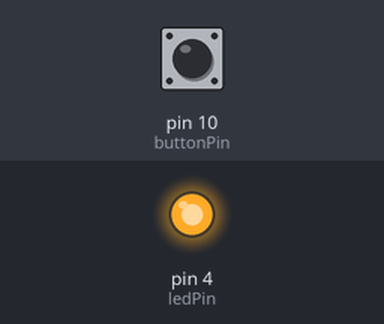
Simulated run of this sketch. Board: Arduino Uno, built with avr-gcc and run on an emulated ATmega328P. Parts: output pins drawn as LEDs (lit = HIGH). Inputs (shaded band) come from the test bench; at power-on: pin 10 (buttonPin) LOW.

Above: at 1.2 s.
1.3 s: pin 10 (buttonPin) pulled HIGH for 0.15 s
At 1.42 s:
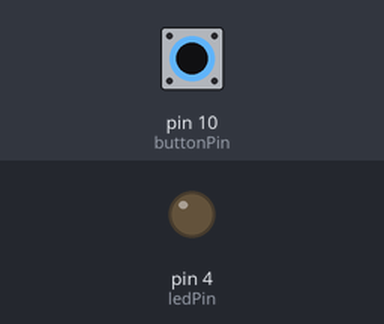
2.9 s: pin 10 (buttonPin) pulled HIGH for 3.2 s
At 7.2 s:
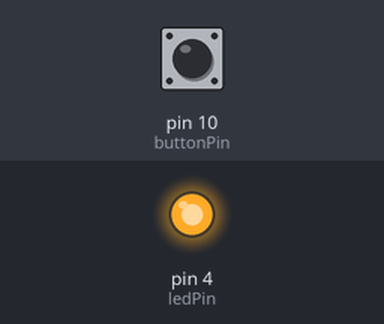
Timing chart, 0 to 8.7 s (numbered marks = the images above; inputs shaded):
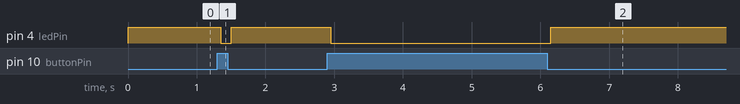

The sketch:

buttonHoldForLightReverse.ino
```cpp
/*
 * Inspired by
  Debounce
  Example code
*/

// constants won't change. They're used here to set pin numbers:
const int buttonPin = 10;    // the number of the pushbutton pin
const int ledPin = 4;      // the number of the LED pin

// Variables will change:
int ledState = HIGH;         // the current state of the output pin
int buttonState;             // the current reading from the input pin
int lastButtonState = LOW;   // the previous reading from the input pin

// the following variables are unsigned longs because the time, measured in
// milliseconds, will quickly become a bigger number than can be stored in an int.
unsigned long lastDebounceTime = 0;  // the last time the output pin was toggled
unsigned long debounceDelay = 50;    // the debounce time; increase if the output flickers

void setup() {
  pinMode(buttonPin, INPUT);
  pinMode(ledPin, OUTPUT);

  // set initial LED state
  digitalWrite(ledPin, ledState);
}

void loop() {
  // read the state of the switch into a local variable:
  int reading = digitalRead(buttonPin);

  // check to see if you just pressed the button

  // If the switch changed, due to noise or pressing:
  if (reading != lastButtonState) {
    // reset the debouncing timer
    lastDebounceTime = millis();
  }

  if ((millis() - lastDebounceTime) > debounceDelay) {
    // whatever the reading is at, it's been there for longer than the debounce
    // delay, so take it as the actual current state:

    // if the button state has changed:
    if (reading != buttonState) {
      buttonState = reading;

      //will only turn off when held
      if (buttonState == LOW) {
        ledState = !ledState;
      } else {
        ledState = !ledState;
      }
    }
  }

  // set the LED:
  digitalWrite(ledPin, ledState);

  // save the reading. Next time through the loop, it'll be the lastButtonState:
  lastButtonState = reading;
}
```

Measured:
- after the input at 1.3 s, pin 4 (ledPin): HIGH → LOW after 0.05 s, → HIGH 0.15 s later
- after the input at 2.9 s, pin 4 (ledPin): HIGH → LOW after 0.05 s, → HIGH 3.2 s later
